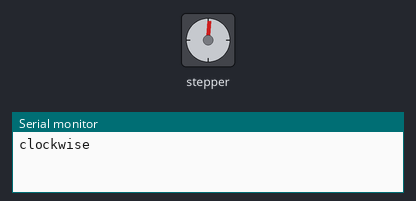
Simulated run of this sketch. Board: Arduino Uno, built with avr-gcc and run on an emulated ATmega328P. Parts: stepper motor, the last lines printed to the serial monitor. Stepper angles assume 200 steps per turn.

Above: at 0.05 s.
At 0.6 s:
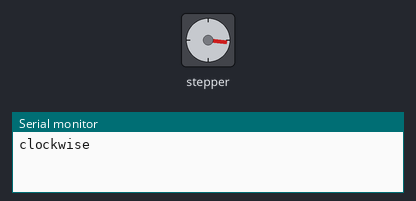
At 1.2 s:
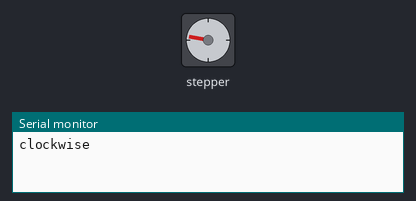
At 2.7 s:
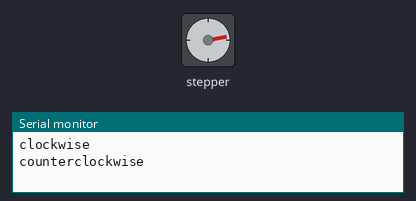
Timing chart, 0 to 7.4 s (numbered marks = the images above):
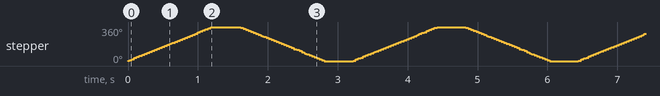

The sketch:

testStep.ino
```cpp
#include <Stepper.h>

const int stepsPerRevolution = 200;
Stepper myStepper(stepsPerRevolution, 8, 9, 10, 11);

void setup() {

  myStepper.setSpeed(50);

  Serial.begin(9600);
}

void loop() {
  // step one for one direction:
  Serial.println("clockwise");
  myStepper.step(stepsPerRevolution);
  delay(400);

  // step one for other direction:
  Serial.println("counterclockwise");
  myStepper.step(-stepsPerRevolution);
  delay(400);
}
```

Measured:
- by itself, stepper: turns 360° clockwise in 1.2 s, then 360° counter-clockwise in 1.2 s, repeating every 3.2 s
